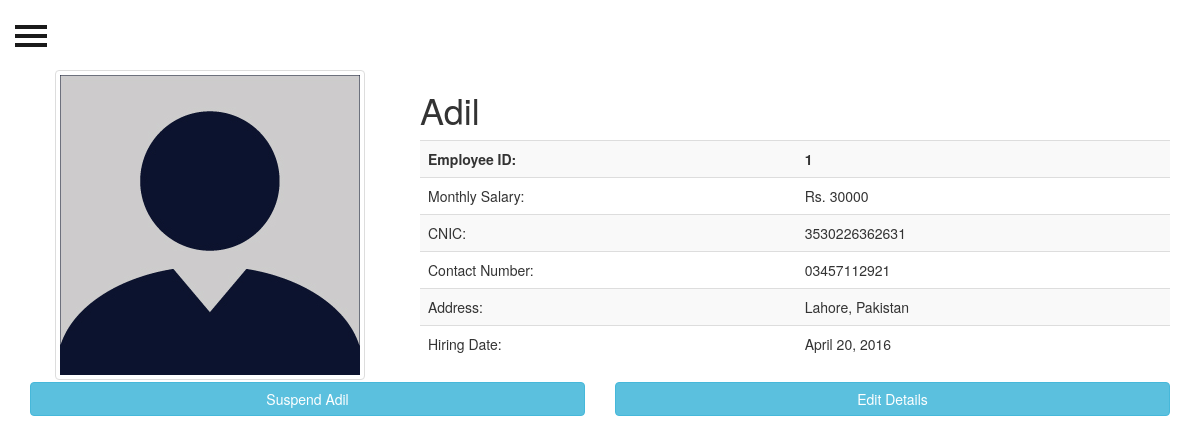
The page /employee/detail/1 on the database its author committed.
### tables this page shows
CREATE TABLE `employee` (
  `emp_id` int(11) NOT NULL,
  `emp_name` varchar(30) NOT NULL,
  `emp_salary` int(10) NOT NULL,
  `emp_avatar` varchar(30) DEFAULT 'img/employee/profile.jpg',
  `emp_hiredate` date DEFAULT NULL,
  `emp_contact_num` varchar(11) DEFAULT NULL,
  `emp_cnic` varchar(13) DEFAULT NULL,
  `emp_address` varchar(50) DEFAULT NULL,
  `emp_nick` varchar(20) DEFAULT NULL,
  `emp_status` int(1) NOT NULL DEFAULT '1'
);

### application/controllers/Employee.php (called while the page is built, shortened)
<?php
class Employee extends CI_Controller {
        public function __construct()
        {
                $this->load->model('employee_model');
                $this->load->model('transaction_model');
                $this->load->helper('url');
        }
        public function detail($eid=FALSE)
        {
        	$e_data = $this->employee_model->get_employee($eid);
                if (isset($e_data)) {
                        $data['employee']=$e_data;
                }
                else{
                        show_404();
                }
        	$data['title'] = $data['employee']['emp_name'];
                $this->load->view('header_view', $data);
        	$this->load->view('employee/employee_detail', $data);
                $this->load->view('footer_view', $data);
        }
}

### index.php (called while the page is built, shortened)
<?php
require_once BASEPATH.'core/CodeIgniter.php';

### application/models/Employee_model.php (called while the page is built, shortened)
<?php
class Employee_model extends CI_Model {
        public function get_employee($eid = FALSE,$status=1)
        {
            $query = $this->db->get_where('employee', array('emp_id' => $eid,'emp_status' => 1));
            return $query->row_array();
        }
}

### application/views/employee/employee_detail.php (the view)
<div class="container">
     <div class="row">
        <div class="col-sm-4">
            <div class="text-center">
                <img src="<?php echo base_url(); ?><?php echo $employee['emp_avatar']; ?>" class="img-thumbnail" align="center" alt="<?php echo $employee['emp_name']; ?>">
            </div>
        </div>
        <div class="col-sm-8">
                <h1><?php echo $employee['emp_name']; ?></h1>
                <table class="table table-striped">
                        <tr>
                            <th>Employee ID: </th>
                            <th><?php echo $employee['emp_id']; ?></th>
                        </tr>
                        <tr>
                            <td>Monthly Salary: </td>
                            <td>Rs. <?php echo $employee['emp_salary']; ?></td>
                        </tr>
                        <tr>
                            <td>CNIC: </td>
                            <td><?php echo $employee['emp_cnic']; ?></td>
                        </tr>
                        <tr>
                            <td>Contact Number: </td>
                            <td><?php echo $employee['emp_contact_num']; ?></td>
                        </tr>
                        <tr>
                            <td>Address: </td>
                            <td><?php echo $employee['emp_address']; ?></td>
                        </tr>
                        <tr>
                            <td>Hiring Date: </td>
                            <td><?php echo date('F j, Y', strtotime($employee['emp_hiredate']));  ?></td>
                        </tr>
                </table>
        </div>
    </div>
    <div class="row">
        <div class="col-sm-6">
            <button onclick="parent.location='<?php echo base_url(); ?>employee/suspend/<?php echo $employee['emp_id']; ?>'" type="button" class="btn btn-info btn-block">Suspend <?php echo $employee['emp_name']; ?></button>
        </div>
        <div class="col-sm-6">
            <button onclick="parent.location='<?php echo base_url(); ?>employee/edit/<?php echo $employee['emp_id']; ?>'" type="button" class="btn btn-info btn-block">Edit Details</button>
        </div>
    </div>
</div>

### tpl/css/simple-sidebar.css (style rules this page uses)
body { position: relative; overflow-x: hidden; }
body, html { height: 100%; }

### rows shown on the page
employee: emp_avatar (placeholder picture), emp_name "Adil", emp_id "1", emp_salary "30000", emp_cnic "3530226362631", emp_contact_num "03457112921", emp_address "Lahore, Pakistan", emp_hiredate "April 20, 2016"
